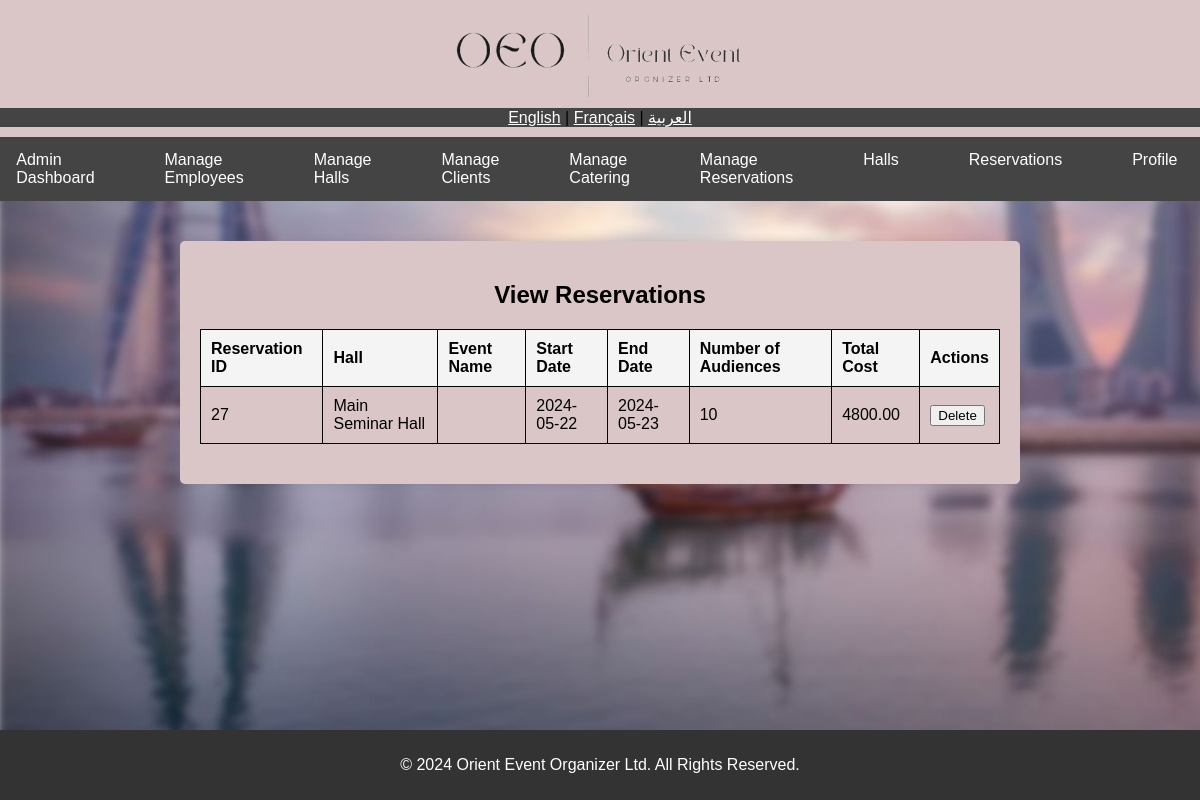
The page /DB-PROJECT1/view_reservations.php (signed in) on the database its author committed.
### tables this page shows
CREATE TABLE `dbProj_reservations` (
  `id` int(11) NOT NULL,
  `client_id` int(11) NOT NULL,
  `hall_id` int(11) NOT NULL,
  `start_date` date NOT NULL,
  `end_date` date NOT NULL,
  `number_of_audiences` int(11) NOT NULL,
  `total_cost` decimal(10,2) NOT NULL,
  `reservation_code` varchar(255) DEFAULT NULL
);

CREATE TABLE `dbProj_halls` (
  `id` int(11) NOT NULL,
  `hall_name` varchar(100) NOT NULL,
  `capacity` int(11) NOT NULL,
  `available` tinyint(1) NOT NULL DEFAULT 1,
  `description` text DEFAULT NULL,
  `rental_cost` decimal(10,2) NOT NULL DEFAULT 0.00,
  `image` varchar(255) DEFAULT NULL
);

### DB-PROJECT1/view_reservations.php (the view, shortened to what this page needs)
<?php
include 'config.php';
$user_id = $_SESSION['user_id'];
$sql = $pdo->prepare("
    SELECT r.*, h.hall_name
    FROM dbProj_reservations r
    JOIN dbProj_halls h ON r.hall_id = h.id
    WHERE client_id = :user_id
");
$sql->bindParam(':user_id', $user_id);
$sql->execute();
$reservations = $sql->fetchAll(PDO::FETCH_ASSOC);
?>
<?php include 'includes/header.php'; ?>
<main>
    <section>
        <h2>View Reservations</h2>
        <?php if (empty($reservations)): ?>
            <p>No reservations found for your user specifically.</p>
        <?php else: ?>
            <table>
                <tr>
                    <th>Reservation ID</th>
                    <th>Hall</th>
                    <th>Event Name</th>
                    <th>Start Date</th>
                    <th>End Date</th>
                    <th>Number of Audiences</th>
                    <th>Total Cost</th>
                    <th>Actions</th>
                </tr>
                <?php foreach ($reservations as $reservation): ?>
                <tr>
                    <td><?php echo $reservation['id']; ?></td>
                    <td><?php echo $reservation['hall_name']; ?></td>
                    <td><?php echo $reservation['event_name']; ?></td>
                    <td><?php echo $reservation['start_date']; ?></td>
                    <td><?php echo $reservation['end_date']; ?></td>
                    <td><?php echo $reservation['number_of_audiences']; ?></td>
                    <td><?php echo $reservation['total_cost']; ?></td>
                    <td>
                        <button class="delete-btn" data-reservation-id="<?php echo $reservation['id']; ?>">Delete</button>
                    </td>
                </tr>
                <?php endforeach; ?>
            </table>
        <?php endif; ?>
    </section>
</main>
<?php include 'includes/footer.php'; ?>

### DB-PROJECT1/css/styles.css (style rules this page uses)
body { font-family: Arial, sans-serif; margin: 0; padding: 0; background-image: url("images/bk.jpeg"); background-size: cover; background-attachment: fixed; }
main { padding: 20px; text-align: center; margin-bottom: 40px; }
main section { background-color: #dac6c6; padding: 20px; border-radius: 5px; box-shadow: 0 0 10px rgba(0, 0, 0, 0.1); max-width: 800px; margin: 20px auto; }
table { width: 100%; border-collapse: collapse; margin: 20px 0; }
table, th, td { border: 1px solid black; }
th, td { padding: 10px; text-align: left; }
th { background-color: #f4f4f4; }

### rows shown on the page
dbproj_reservations: id "27", hall.hall_name "Main Seminar Hall", start_date "2024-05-22", end_date "2024-05-23", number_of_audiences "10", total_cost "4800.00"
